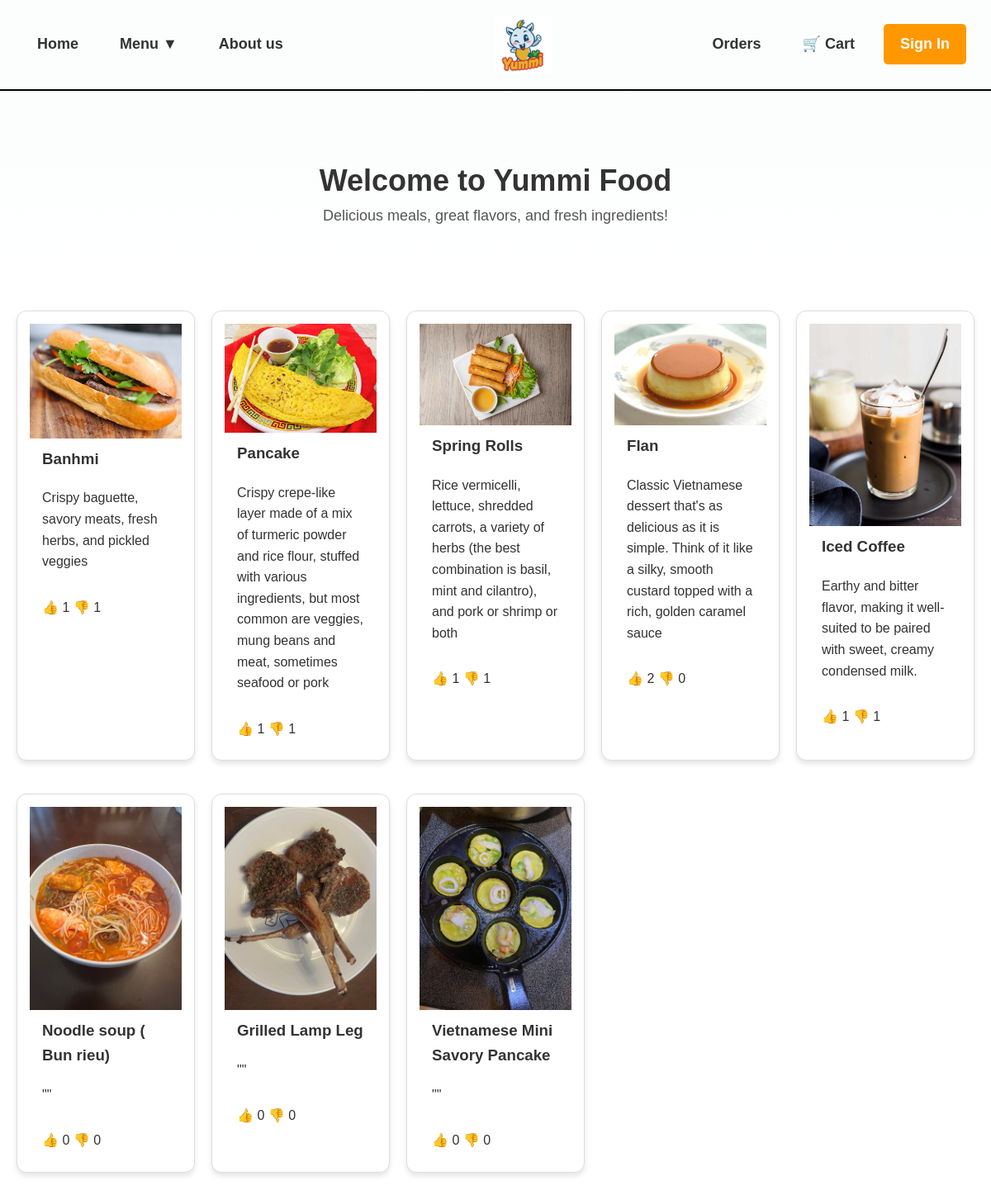
Before: / with the older database file.
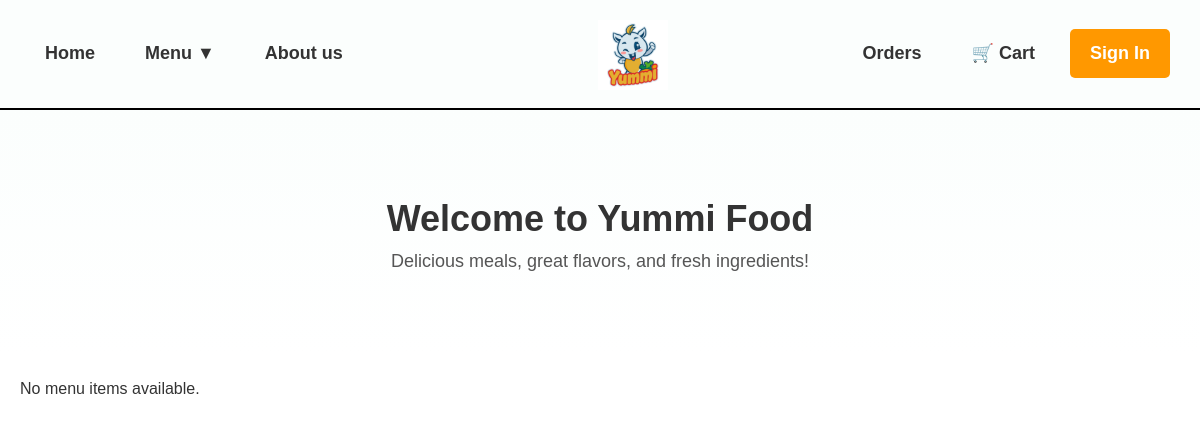
After: the same page with the newer database file.
### tables this page shows
CREATE TABLE IF NOT EXISTS `menu_item` (
  `item_id` int(11) NOT NULL AUTO_INCREMENT,
  `item_name` varchar(50) NOT NULL,
  `item_description` varchar(255) NOT NULL,
  `item_category` varchar(15) NOT NULL,
  `unit_price` decimal(10,2) NOT NULL,
  `item_photo` varchar(200) DEFAULT NULL,
  `thumbs_up` int(11) DEFAULT 0,
  `thumbs_down` int(11) DEFAULT 0,
  PRIMARY KEY (`item_id`)
);

### index.php (the view, shortened to what this page needs)
<?php
require 'connect.php';
?>
<!DOCTYPE html>
<html lang="en">
<head>
    <link rel="stylesheet" href="./css/food-style.css">
</head>
<body>
<header>
    <nav class="nav-left">
        <ul>
            <li><a href="index.php">Home</a></li>
            <li class="dropdown">
                <a href="#">Menu ▼</a>
            </li>
            <li><a href="aboutus.php">About us</a></li>
        </ul>
    </nav>
    <div class="logo">
        <a href="aboutus.php">
            <img src="./images/logo1.png" alt="Yummi Food Logo">
        </a>
    </div>
    <nav class="nav-right">
        <ul>
            <li><a href="purchase_history.php">Orders</a></li>
            <li><a href="cart.php">🛒 Cart</a></li>
        </ul>
        <div class="user-welcome">
            <?php if (isset($_SESSION['user_id'])): ?>
                <a href="#" class="login-button">Welcome, <?php echo htmlspecialchars($_SESSION['first_name']); ?> ▼</a>
                <div class="dropdown-content">
                    <a href="edit_profile.php">Edit Profile</a>
                    <a href="?logout=true">Log Out</a>
                </div>
            <?php else: ?>
                <a href="signup.php" class="sign-in-button">Sign In</a>
            <?php endif; ?>
        </div>
    </nav>
</header>
<section class="hero">
    <h1>Welcome to Yummi Food</h1>
    <p>Delicious meals, great flavors, and fresh ingredients!</p>
</section>
<main>
    <div class="menu">
        <?php
        $query = "SELECT * FROM menu_item";
        $result = $conn->query($query);
        if ($result->num_rows > 0) {
            while ($row = $result->fetch_assoc()) {
                echo "<div class='menu-item'>";
                echo "<img src='" . htmlspecialchars($row['item_photo']) . "' alt='" . htmlspecialchars($row['item_name']) . "'>";
                echo "<h3>" . htmlspecialchars($row['item_name']) . "</h3>";
                echo "<p>" . htmlspecialchars($row['item_description']) . "</p>";
                echo "<div class='thumbs-container'>";
                if (isset($_SESSION['user_id'])) {
                    $user_id = $_SESSION['user_id'];
                    $item_id = $row['item_id'];
                    $user_vote_query = $conn->query("SELECT vote_type FROM user_votes WHERE user_id = $user_id AND item_id = $item_id");
                    $user_vote = $user_vote_query->num_rows > 0 ? $user_vote_query->fetch_assoc()['vote_type'] : null;
                    $up_class = ($user_vote === 'up') ? 'voted' : '';
                    $down_class = ($user_vote === 'down') ? 'voted' : '';
                    echo "<form method='post'>";
                    echo "<input type='hidden' name='item_id' value='" . $row['item_id'] . "'>";
                    echo "<button type='submit' name='thumbs_action' value='up' class='thumbs-button $up_class'>👍 " . $row['thumbs_up'] . "</button>";
                    echo "</form>";
                    echo "<form method='post'>";
                    echo "<input type='hidden' name='item_id' value='" . $row['item_id'] . "'>";
                    echo "<button type='submit' name='thumbs_action' value='down' class='thumbs-button $down_class'>👎 " . $row['thumbs_down'] . "</button>";
                    echo "</form>";
                } else {
                    echo "<p>👍 " . $row['thumbs_up'] . " 👎 " . $row['thumbs_down'] . "</p>";
                }
                echo "</div>";
                echo "</div>";
            }
        } else {
            echo "<p>No menu items available.</p>";
        }
        ?>
    </div>
</main>
</body>
</html>

### css/food-style.css (style rules this page uses)
* { margin: 0; padding: 0; box-sizing: border-box; font-family: 'Garamond', sans-serif; }
body { font-family: 'Garamond', sans-serif; line-height: 1.6; background: white; color: #333; }
header { border-bottom: 2px solid black; }
header { display: flex; justify-content: space-between; align-items: center; background: #FBFEFD; padding: 15px 30px; box-shadow: 0 4px 6px rgba(0, 0, 0, 0.1); }
.logo { position: relative; left: 30px; top: 5px; transition: transform 0.3s ease; }
.logo img { height: 70px; width: 70px; transition: transform 0.3s ease; }
nav ul { list-style: none; display: flex; gap: 20px; }
nav a { text-decoration: none; font-size: 18px; font-weight: bold; color: #333; padding: 10px 15px; display: block; transition: all 0.3s ease; position: relative; overflow: hidden; }
nav a::after { content: ''; position: absolute; bottom: 0; left: 0; width: 100%; height: 3px; background-color: #ff9800; transform: scaleX(0); transition: transform 0.3s ease; }
.nav-left { position: relative; z-index: 1000; }
.nav-left .dropdown { position: relative; }
.nav-right { display: flex; align-items: center; gap: 20px; }
.user-welcome { position: relative; }
.hero { text-align: center; padding: 80px 20px; background: linear-gradient(to bottom, #FBFEFD, white); }
.hero h1 { font-size: 36px; color: #333; animation: fadeIn 0.8s ease-out 0.2s backwards; }
.hero p { font-size: 18px; color: #555; animation: fadeIn 0.8s ease-out 0.4s backwards; }
.menu-container, .menu { display: grid; grid-template-columns: repeat(auto-fill, minmax(250px, 1fr)); gap: 20px; padding: 20px; max-width: 1200px; margin: 0 auto; }
.sign-in-button { background-color: #ff9800; color: white; padding: 10px 20px; border-radius: 5px; transition: background 0.3s ease; }
@media (max-width: 1200px) { .menu-container, .menu { grid-template-columns: repeat(auto-fill, minmax(200px, 1fr)); } }
.menu-item { background: white; border-radius: 12px; overflow: hidden; box-shadow: 0 4px 6px rgba(0, 0, 0, 0.1); transition: transform 0.3s ease, box-shadow 0.3s ease; display: flex; flex-direction: column; position: relative; }
.menu-item::before { content: ''; position: absolute; top: 0; left: 0; width: 100%; height: 4px; background: linear-gradient(90deg, #ff6b6b, #ff8787); transform: scaleX(0); transition: transform 0.3s ease; z-index: 1; }
.menu-item img { width: 100%; height: 200px; object-fit: cover; }
.menu-item h3, .menu-item p { padding: 10px 15px; margin: 0; }

### index.php (style rules this page uses)
.thumbs-container { display: flex; justify-content: space-between; width: 120px; margin-top: 10px; }
.menu-item img { max-width: 100%; height: auto; }
.menu-item { border: 1px solid #ddd; padding: 15px; margin-bottom: 20px; }

Changed rows visible on the page:
removed menu_item: item_photo+item_name (picture), item_name "Banhmi", item_description "Crispy baguette, savory meats, fresh herbs, and pickled veggies", thumbs_up "1", thumbs_down "1"
removed menu_item: item_photo (picture), item_name "Pancake", item_description "Crispy crepe-like layer made of a mix of turmeric powder and rice flour, stuffed with various ingredients, but most common are veggies, mung beans and meat, sometimes seafood or pork", thumbs_up "1", thumbs_down "1"
removed menu_item: item_photo (picture), item_name "Spring Rolls", item_description "Rice vermicelli, lettuce, shredded carrots, a variety of herbs (the best combination is basil, mint and cilantro), and pork or shrimp or both", thumbs_up "1", thumbs_down "1"
removed menu_item: item_photo+item_name (picture), item_name "Flan", item_description "Classic Vietnamese dessert that's as delicious as it is simple. Think of it like a silky, smooth custard topped with a rich, golden caramel sauce", thumbs_up "2", thumbs_down "0"
removed menu_item: item_photo (picture), item_name "Iced Coffee", item_description "Earthy and bitter flavor, making it well-suited to be paired with sweet, creamy condensed milk.", thumbs_up "1", thumbs_down "1"
removed menu_item: item_photo (picture), item_name "Noodle soup ( Bun rieu)", item_description "\"\"", thumbs_up "0", thumbs_down "0"
removed menu_item: item_photo (picture), item_name "Grilled Lamp Leg", item_description "\"\"", thumbs_up "0", thumbs_down "0"
removed menu_item: item_photo+item_name (picture), item_name "Vietnamese Mini Savory Pancake", item_description "\"\"", thumbs_up "0", thumbs_down "0"
Other visible differences:
text now shown: "No menu items available."
